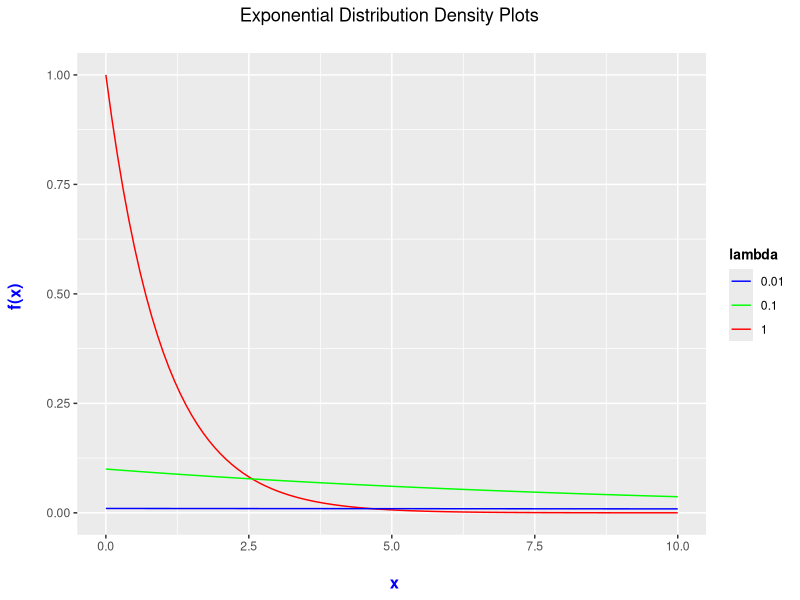
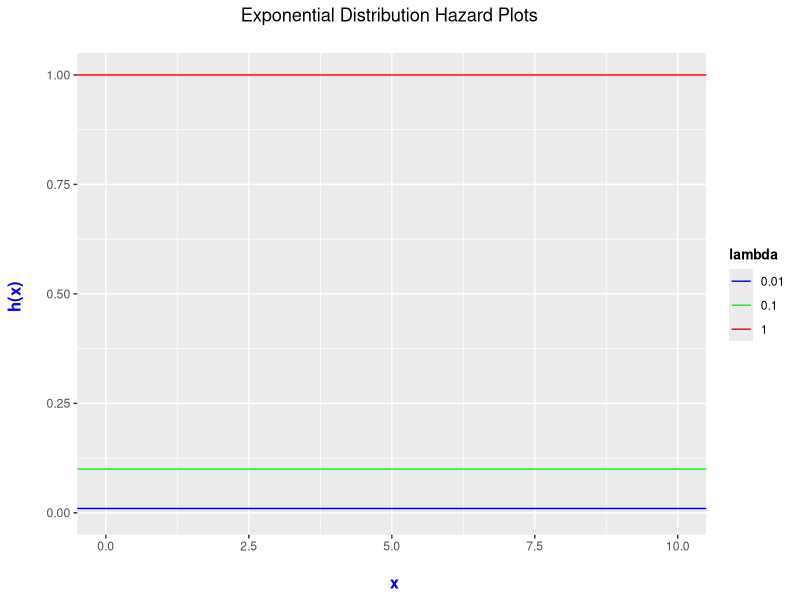
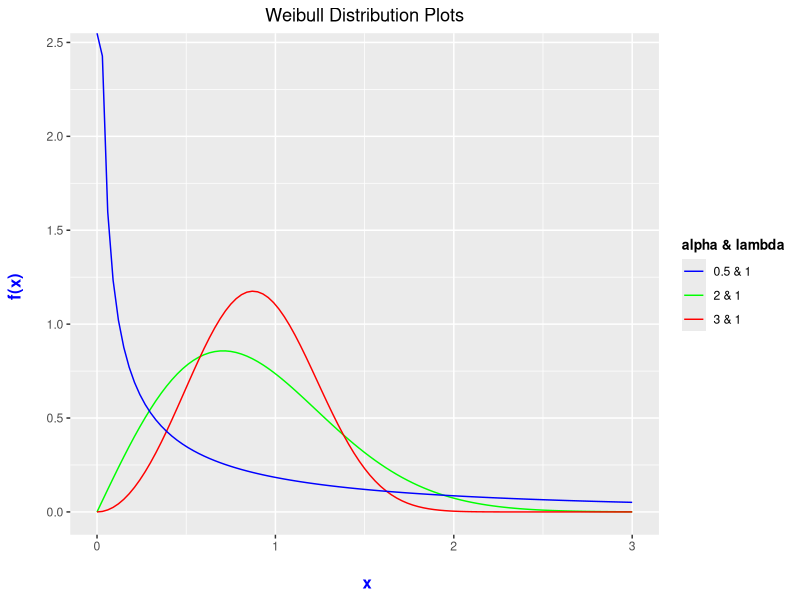
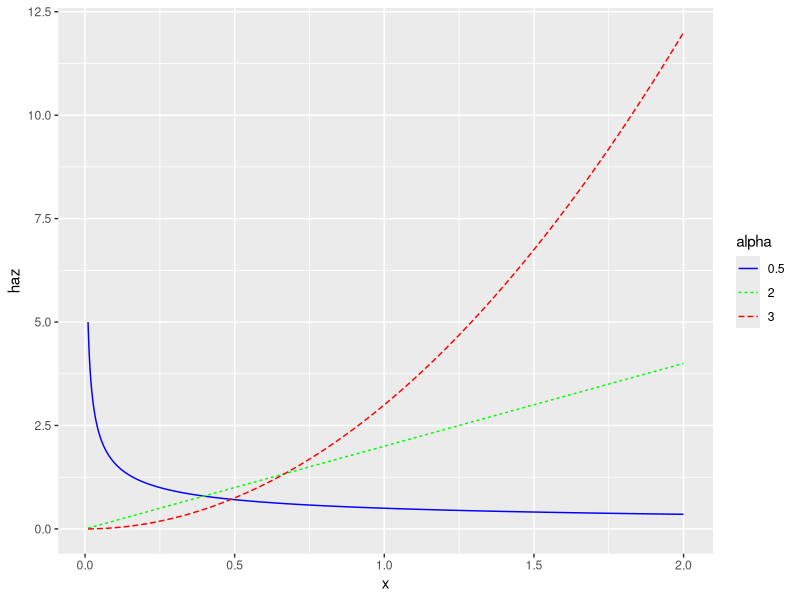

R code for these plots, in order:
## ---- chunk 1
# thanks to dkmathstats
library(ggplot2)
x_lower=0; x_upper=10; 
max_height2 <- max(dexp(x_lower:x_upper, rate = 1, log = FALSE), 
                    dexp(x_lower:x_upper, rate = 0.1, log = FALSE),
                    dexp(x_lower:x_upper, rate = 0.01, log = FALSE))
ggplot(data.frame(x = c(x_lower, x_upper)), aes(x = x)) + xlim(x_lower, x_upper) + 
     ylim(0, max_height2) +
     stat_function(fun = dexp, args = list(rate = 1), aes(colour = "1")) + 
     stat_function(fun = dexp, args = list(rate = 0.1), aes(colour = "0.1")) + 
     stat_function(fun = dexp, args = list(rate = 0.01), aes(colour = "0.01")) + 
     scale_color_manual("lambda", values = c("blue", "green", "red")) +
     labs(x = "\n x", y = "f(x) \n", 
        title = "Exponential Distribution Density Plots \n") + 
     theme(plot.title = element_text(hjust = 0.5), 
         axis.title.x = element_text(face="bold", colour="blue", size = 12),
         axis.title.y = element_text(face="bold", colour="blue", size = 12),
         legend.title = element_text(face="bold", size = 10),
         legend.position = "right")

## ---- chunk 2
ggplot(data.frame(x = c(x_lower, x_upper)), aes(x = x)) + xlim(x_lower, x_upper) + 
     ylim(0, max_height2) +
     geom_hline(aes(yintercept=1, linetype="1"),colour="red") +
     geom_hline(aes(yintercept=0.1,linetype="0.1"),colour="green") +
     geom_hline(aes(yintercept=0.01,linetype="0.01"),colour="blue") +
     labs(x = "\n x", y = "h(x) \n", 
        title = "Exponential Distribution Hazard Plots \n") + 
     theme(plot.title = element_text(hjust = 0.5), 
         axis.title.x = element_text(face="bold", colour="blue", size = 12),
         axis.title.y = element_text(face="bold", colour="blue", size = 12),
         legend.title = element_text(face="bold", size = 10)) +
     scale_linetype_manual(name="lambda",values=c(1,1,1),guide=guide_legend(override.aes=list(colour=c("blue","green","red"))))
## ---- chunk 3
x_lower_wei <- 0
x_upper_wei <- 3

ggplot(data.frame(x = c(x_lower_wei , x_upper_wei)), aes(x = x)) + 
  xlim(c(x_lower_wei , x_upper_wei)) + 
  stat_function(fun = dweibull, args = list(shape = 2, scale = 1), aes(colour = "2 & 1")) + 
  stat_function(fun = dweibull, args = list(shape = 3, scale = 1), aes(colour = "3 & 1")) + 
  stat_function(fun = dweibull, args = list(shape = 0.5, scale = 1), aes(colour = "0.5 & 1")) + 
  scale_color_manual("alpha & lambda", values = c("blue", "green", "red")) +
  labs(x = "\n x", y = "f(x) \n", 
       title = "Weibull Distribution Plots") + 
  theme(plot.title = element_text(hjust = 0.5), 
        axis.title.x = element_text(face="bold", colour="blue", size = 12),
        axis.title.y = element_text(face="bold", colour="blue", size = 12),
        legend.title = element_text(face="bold", size = 10),
        legend.position = "right")

## ---- chunk 4
x=seq(0.01,2,by=0.001)
weibhaz=data.frame(x=c(x,x,x),haz=c(2*x,3*x^2,1/(2*sqrt(x))),alpha=c(rep("2",length(x)),rep("3",length(x)),rep("0.5",length(x))))
ggplot(weibhaz,aes(x=x,y=haz))+
  geom_line(aes(color=alpha,linetype=alpha)) +
  scale_color_manual(values=c("blue","green","red"))
